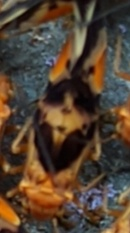
#> input picture potongan.jpg, 130 x 233 px, shrunk from 167 x 298 before the run
$ jupyter execute --allow-errors MenghitungDeteksiHewan_TemplateMatching.ipynb
#> lines starting #> are read from the running program, lines starting #| are printed output that depends on the picture; pictures that were not available may be replaced by others from this repository, and a replacement may not be noted
[cell 1]
# tampilkan kedua gambar
from matplotlib import pyplot as plt
import cv2

# panggil dan konversi warna agar sesuai dengan Matplotlib
Hewan = cv2.imread('potongan.jpg')
#> Hewan is the input picture: shape (233, 130, 3); mean B, G, R 50.5, 66.4, 83.9
Hewan = cv2.cvtColor(Hewan, cv2.COLOR_BGR2RGB)

# panggil dan konversi warna agar sesuai dengan Matplotlib
Kumpulan_Hewan = cv2.imread('gambar5.jpg')
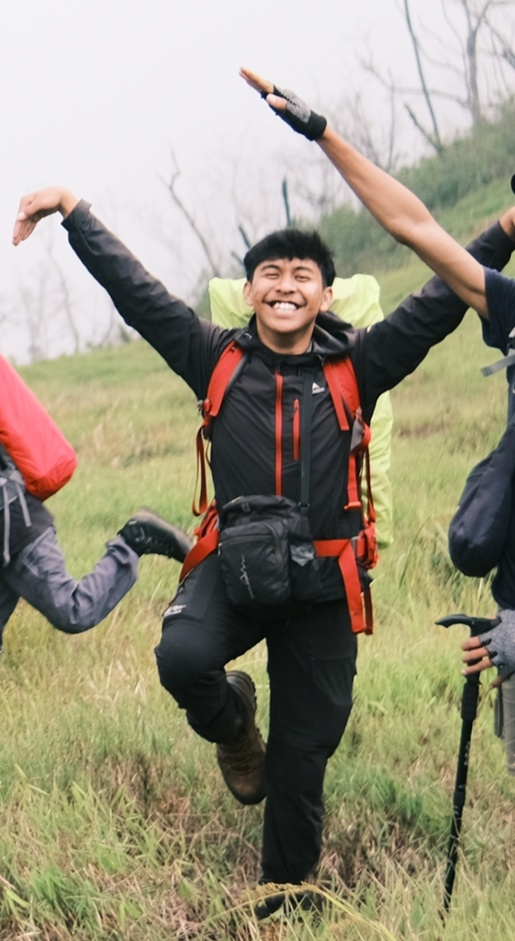
#> input picture GambarYunus.jpg, 515 x 941 px, shrunk from 659 x 1204 before the run, given in place of gambar5.jpg, which was not available
#> Kumpulan_Hewan is the input picture: shape (941, 515, 3); mean B, G, R 126.9, 147, 153.7
Kumpulan_Hewan = cv2.cvtColor(Kumpulan_Hewan, cv2.COLOR_BGR2RGB)

plt.subplot(121),plt.imshow(Hewan), plt.title('Hewan')
plt.subplot(122),plt.imshow(Kumpulan_Hewan), plt.title('Kumpulan Hewan')
plt.show()
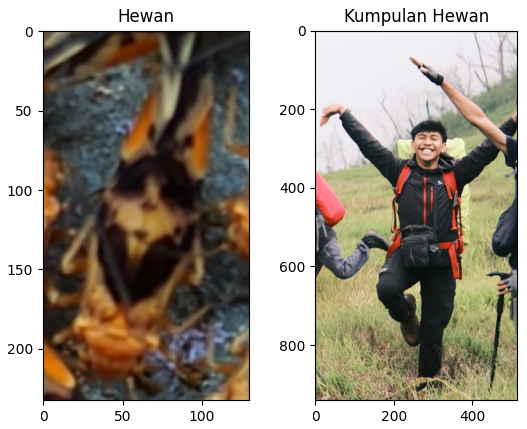
#> figure drawn by matplotlib, 2 panels

[cell 2]
import cv2
import numpy as np


## membaca gambar utuh untuk dicari
img_rgb = cv2.imread('gambar5.jpg')
img_rgb = cv2.cvtColor(img_rgb, cv2.COLOR_BGR2RGB)


## membaca template
template = cv2.imread('potongan.jpg',0)
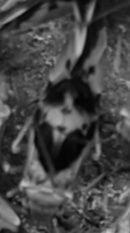
#> template: shape (233, 130); min 2, max 200, mean 69.8

## ukuran template. ukuran ini akan digunakan untuk menggambar kotak
w, h = template.shape[::-1]
#> w = 130; h = 233

# menggunakan metode COEFF-NORMALIZED
#> (the rest of this cell did not finish here and is left out)
